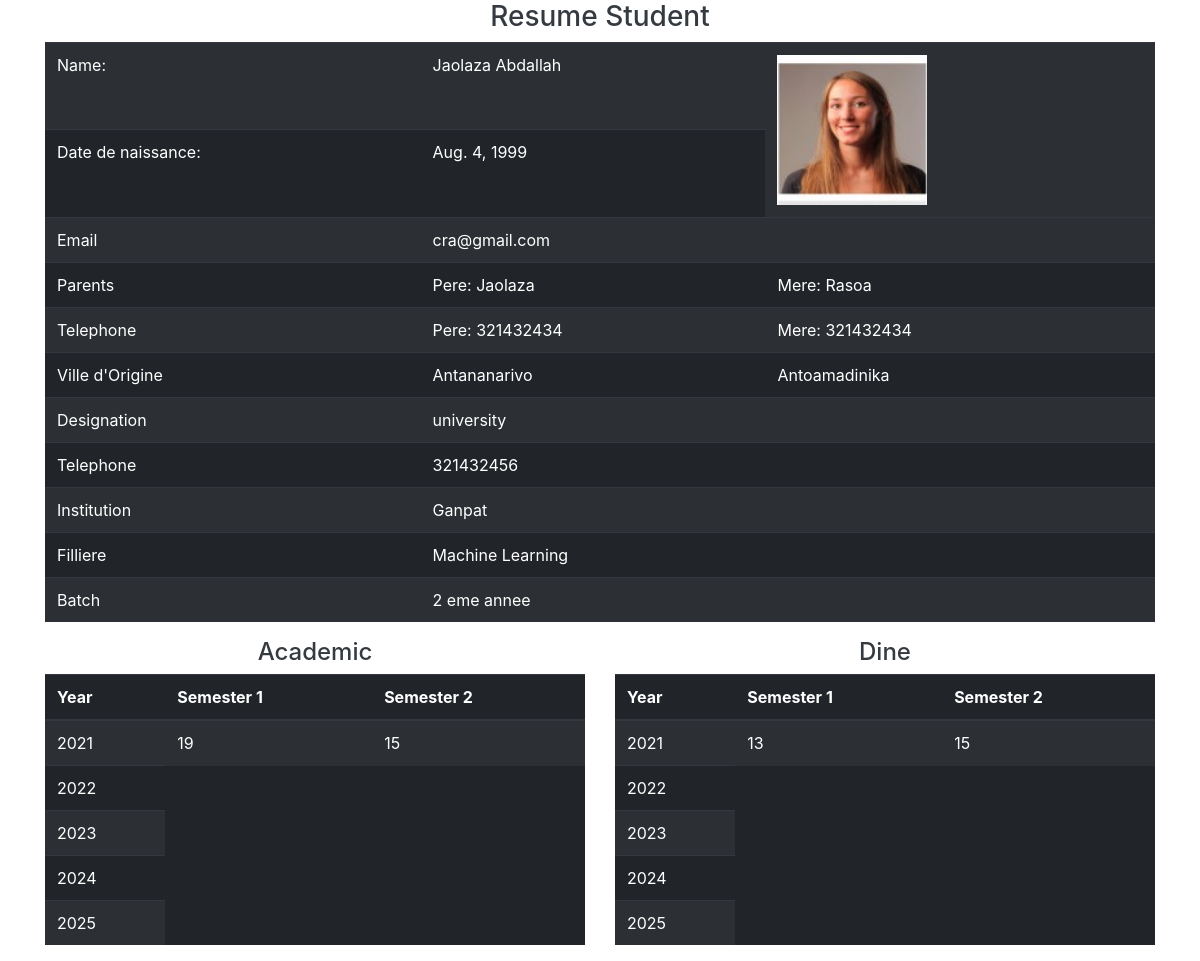
Page /university/1001/resume on the committed database.
### main/models.py (models this page shows)
class University(models.Model):
    id=models.AutoField(primary_key=True)
    name=models.CharField(max_length=100)
    email=models.EmailField(max_length=100,default="cra@gmail.com")
    date_naissance=models.DateField()
    telephone=models.IntegerField()
    ville=models.CharField(max_length=100)
    name_pere=models.CharField(max_length=100)
    name_mere=models.CharField(max_length=100)
    designationchoice=(('university','Etudiant Universitair'),('Jeunne garcons','Jeunne Garcons')
    )
    designation=models.CharField(max_length=100,choices=designationchoice,default='university')
    imageprofile=models.ImageField(default='images/avatar.jpg',null=True,blank=True,upload_to='images/')
    institution=models.CharField(max_length=100)
    fillier=models.CharField(max_length=100)
    batchchoice=(('1 ere annee','1 ere annee'),('2 eme annee','2 eme annee'),('3 eme annee','3 eme annee'),
    ('4 eme annee','4 eme annee'),('5 eme annee','5 eme annee'),('6 eme annee','6 eme annee')
    )
    batch=models.CharField(max_length=100,choices=batchchoice,default='1 ere annee')
    address=models.CharField(max_length=100)
    telephone_mere=models.IntegerField()
    telephone_pere=models.IntegerField()

class NotesUniversity(models.Model):
     university=models.ForeignKey(University,on_delete=models.CASCADE)
     yearchoice=(
        ('2021','2021'),('2022','2022'),('2023','2023'),('2024','2024'),('2025','2025'))
     year=models.CharField(max_length=20,choices=yearchoice,default='2021')
     semchoice=(('sem1','SEMESTER 1'),('sem2','SEMESTER 2'))
     sem=models.CharField(max_length=20,choices=semchoice,default='sem1')
     matiere=models.CharField(max_length=150)
     notes=models.CharField(max_length=150)
     charchoice=(('Academic','Academic'),('Dine','Dine'))
     characteristic=models.CharField(max_length=20,choices=charchoice,default='Academic')
     moyen=models.IntegerField()

### main/views.py (the view)
# urls.py: path("university/<int:id>/resume",views.resume,name='resume'),
def resume(response,id):
        ls=University.objects.filter(id=id)
        ns1_2021A=NotesUniversity.objects.filter(university=id,year='2021',characteristic='Academic')
        ns1_2022A=NotesUniversity.objects.filter(university=id,characteristic='Academic',year='2022')
        ns1_2023A=NotesUniversity.objects.filter(university=id,year='2023',characteristic='Academic')
        ns1_2024A=NotesUniversity.objects.filter(university=id,characteristic='Academic',year='2024')
        ns1_2025A=NotesUniversity.objects.filter(university=id,characteristic='Academic',year='2025')
        ns1_2021D=NotesUniversity.objects.filter(university=id,year='2021',characteristic='Dine')
        ns1_2022D=NotesUniversity.objects.filter(university=id,characteristic='Dine',year='2022')
        ns1_2023D=NotesUniversity.objects.filter(university=id,year='2023',characteristic='Dine')
        ns1_2024D=NotesUniversity.objects.filter(university=id,characteristic='Dine',year='2024')
        ns1_2025D=NotesUniversity.objects.filter(university=id,characteristic='Dine',year='2025')
        return render(response,'main/resume.html',{'id':id,'ls':ls,'ns1_2021A':ns1_2021A,'ns1_2022A':ns1_2022A,
        'ns1_2023A':ns1_2023A,'ns1_2024A':ns1_2024A,'ns1_2025A':ns1_2025A,'ns1_2021D':ns1_2021D,'ns1_2022D':ns1_2022D,
        'ns1_2023D':ns1_2023D,'ns1_2024D':ns1_2024D,'ns1_2025D':ns1_2025D
        })

### main/templates/main/resume.html (shortened to what this page needs)
{% load static %}
<html lang="en">
<head>
    <link rel="stylesheet" href="{% static 'css/style.css'%}">
    <link rel="stylesheet" href="{% static 'css/bootstrap.css'%}">
</head>
<body>
<h3 class="text-dark  text-center"> Resume Student </h3>
<div class="container">
<table class="table table-striped table-dark">
    {%for item in ls%}
<tr >
    <td>Name:</td>
    <td>{{item.name}}</td>
    <td rowspan="2">
        <img src="{{item.imageprofile.url}}" alt="" width="150px" height="150px">
    </td>
</tr>
<tr>
    <td>Date de naissance:</td>
    <td>{{item.date_naissance}}</td>
</tr>
<tr>
    <td>Email</td>
    <td colspan="2">{{item.email}}</td>
</tr>
<tr>
    <td>Parents</td>
    <td>Pere: {{item.name_pere}}</td>
    <td>Mere: {{item.name_mere}}</td>
</tr>
<tr>
    <td>Telephone</td>
    <td>Pere: {{item.telephone_pere}}</td>
    <td>Mere: {{item.telephone_mere}}</td>
</tr>
<tr>
    <td>Ville d'Origine</td>
    <td>{{item.ville}}</td>
    <td>{{item.address}}</td>
</tr>
<tr>
    <td>Designation</td>
    <td colspan="2">{{item.designation}}</td>
</tr>
<tr>
    <td>Telephone</td>
    <td colspan="2">{{item.telephone}}</td>
</tr>
<tr>
    <td>Institution</td>
    <td colspan="2">{{item.institution}}</td>
</tr>
<tr>
    <td>Filliere</td>
    <td colspan="2">{{item.fillier}}</td>
</tr>
<tr>
    <td>Batch</td>
    <td colspan="2">{{item.batch}}</td>
</tr>
{%endfor%}
</table>
 <div class="row">
     <div class="col-sm-6">
        <h4 class="text-center text-dark">Academic</h3>
<table class="table table-striped table-dark">
<thead>
    <th>Year</th>
    <th>Semester 1</th>
    <th>Semester 2</th>
</thead>
<tbody>
    <tr>
        <td>2021</td>
        {%for a in ns1_2021A%}
        <td>{{a.moyen}}</td>
        {%endfor%}
    </tr>
    <tr>
        <td>2022</td>
        </tr>
        <tr>
        <td>2023</td>
        </tr>
        <tr>
            <td>2024</td>
            </tr>
            <tr>
                <td>2025</td>
                </tr>
</tbody>
</table>
</div>
<div class="col-sm-6">
    <h4 class="text-center text-dark">Dine</h3>
<table class="table table-striped table-dark">
<thead>
<th>Year</th>
<th>Semester 1</th>
<th>Semester 2</th>
</thead>
<tbody>
<tr>
    <td>2021</td>
    {%for a in ns1_2021D%}
    <td>{{a.moyen}}</td>
    {%endfor%}
</tr>
<tr>
    <td>2022</td>
    </tr>
    <tr>
    <td>2023</td>
    </tr>
    <tr>
        <td>2024</td>
        </tr>
        <tr>
            <td>2025</td>
            </tr>
</tbody>
</table>
</div>
</div>
</div>
</body>
</html>

### rows in the picture
University: name "Jaolaza Abdallah", imageprofile (picture), date_naissance "Aug. 4, 1999", email "cra@gmail.com", name_pere "Jaolaza", name_mere "Rasoa", telephone_pere "321432434", telephone_mere "321432434", ville "Antananarivo", address "Antoamadinika", designation "university", telephone "321432456", institution "Ganpat", fillier "Machine Learning", batch "2 eme annee"
NotesUniversity: moyen "19"
NotesUniversity: moyen "15"
NotesUniversity: moyen "13"
NotesUniversity: moyen "15"
